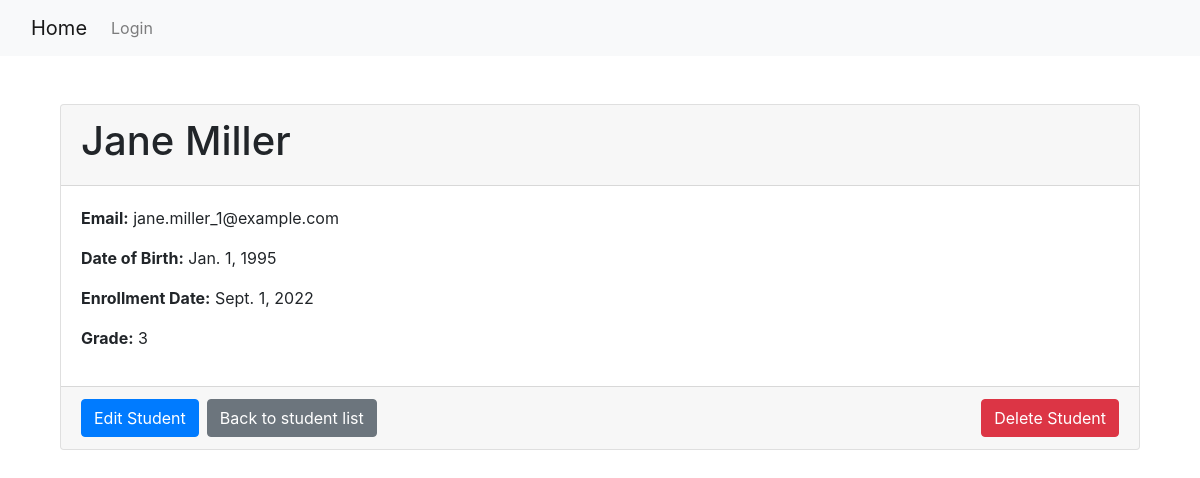
Page /55/ on the committed database.
### students/models.py (models this page shows, shortened)
class Student(models.Model):
    first_name = models.CharField(max_length=30)
    last_name = models.CharField(max_length=30)
    email = models.EmailField()
    date_of_birth = models.DateField()
    enrollment_date = models.DateField()
    grade = models.IntegerField()

### students/views.py (the view)
# urls.py: path('<int:pk>/', views.student_detail, name='student_detail'),  # View a student's details
def student_detail(request, pk):
    student = get_object_or_404(Student, pk=pk)
    return render(request, 'students/student_detail.html', {'student': student})

### students/templates/students/student_detail.html (shortened to what this page needs)
{% extends 'base.html' %}
{% block content %}
    <div class="container mt-5">
        <div class="card">
            <div class="card-header">
                <h1>{{ student.first_name }} {{ student.last_name }}</h1>
            </div>
            <div class="card-body">
                <p><strong>Email:</strong> {{ student.email }}</p>
                <p><strong>Date of Birth:</strong> {{ student.date_of_birth }}</p>
                <p><strong>Enrollment Date:</strong> {{ student.enrollment_date }}</p>
                <p><strong>Grade:</strong> {{ student.grade }}</p>
            </div>
            <div class="card-footer d-flex justify-content-between">
                <a href="{% url 'student_edit' student.pk %}" class="btn btn-primary mr-2">Edit Student</a>
                <a href="{% url 'student_list' %}" class="btn btn-secondary">Back to student list</a>
                <form method="POST" action="{% url 'student_delete' student.pk %}" class="ml-auto">
                    <button type="submit" class="btn btn-danger">Delete Student</button>
                </form>
            </div>
        </div>
    </div>
{% endblock %}

### rows in the picture
Student: first_name "Jane", last_name "Miller", email "jane.miller_1@example.com", date_of_birth "Jan. 1, 1995", enrollment_date "Sept. 1, 2022", grade "3"
